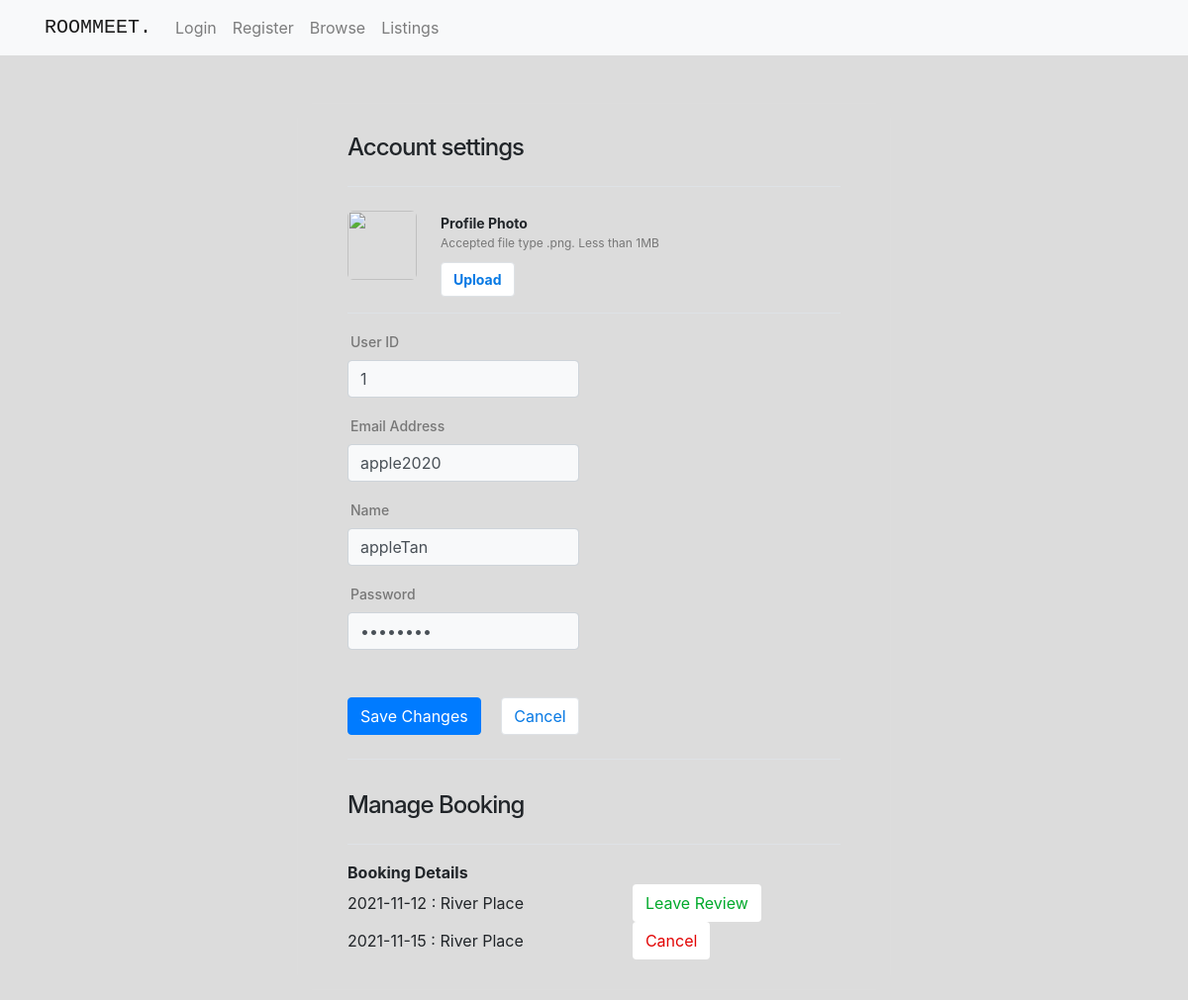
Page /sean2/profile2.php on the earlier database version.
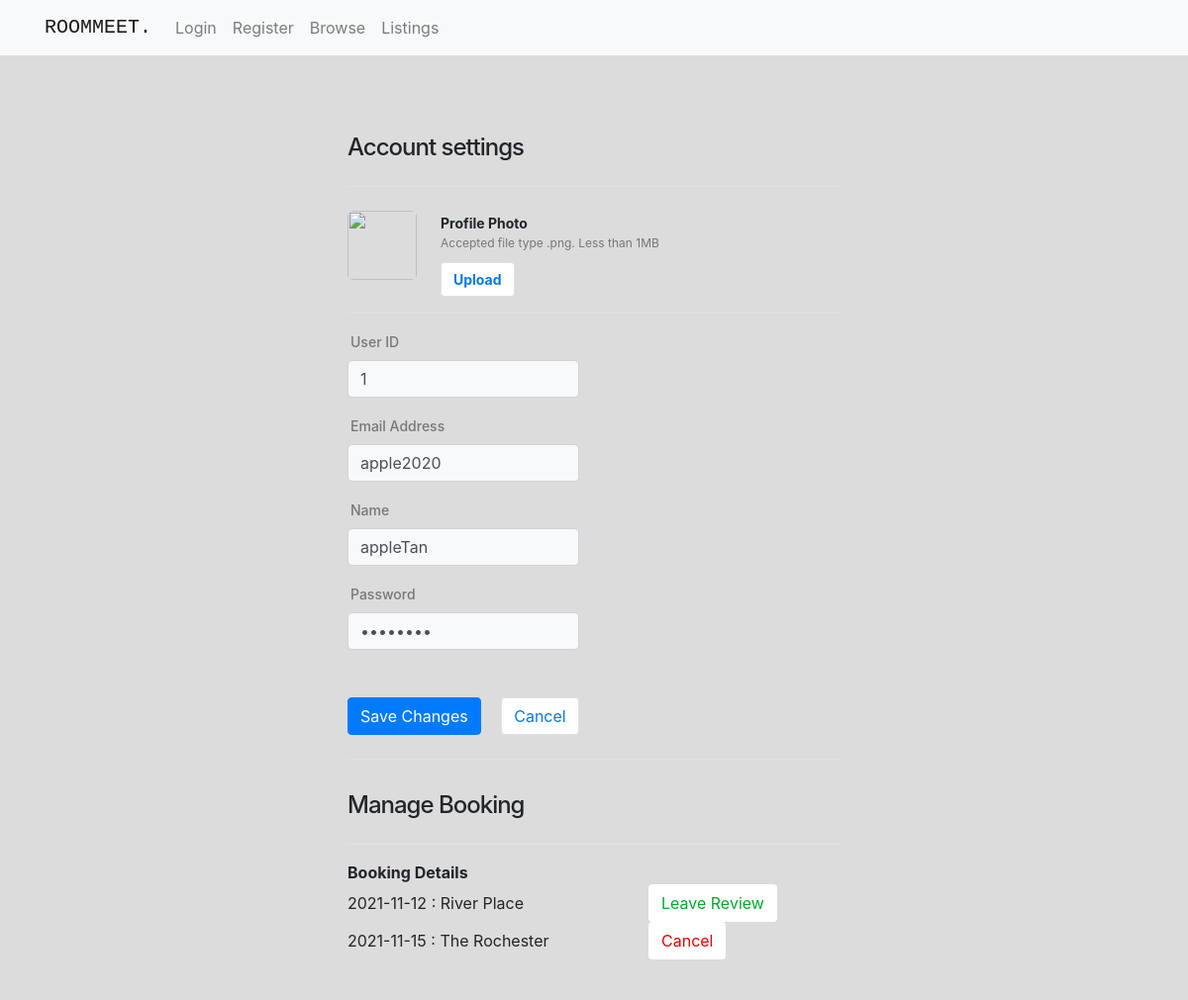
Same page on the later database version.
### tables this page shows
create table booking
(
	bookingId INT auto_increment primary key,
    userId INT NOT NULL,
    listingId INT NOT NULL,
	bookingDate date NOT NULL,
    bookingDetails varchar(50) NOT NULL,

    CONSTRAINT fk_lisitingId2 FOREIGN KEY(listingId) REFERENCES listing(listingId),
    CONSTRAINT fk_userId1 FOREIGN KEY(userId) REFERENCES user(userId)
	 
);

create table listing  (
    listingId integer auto_increment primary key,
    name varchar(100),
    price int,
    imageUrl varchar(300),
    address varchar(100),
    type varchar(30),
    size int,
    bedRooms int, 
    bathRooms int,
    booked varchar(30),
    capacity int,
    region varchar(50),
    longitude varchar(50),
    latitude varchar(50)
);

### sean2/server/model/BookingDAO.php (called while the page is built, shortened)
<?php
class BookingDAO {
    public function getBookings($userId) {
        $connMgr = new ConnectionManager();
        $conn = $connMgr->connect();
        $sql = "SELECT
                    *
                FROM booking
                WHERE userId = :userId";
        $stmt = $conn->prepare($sql);
        $stmt->bindParam(':userId', $userId, PDO::PARAM_INT);
        $stmt->execute();
        $stmt->setFetchMode(PDO::FETCH_ASSOC);
        $bookings = [];
        while( $row = $stmt->fetch() ) {
            $bookings[] =
                new Booking(
                    $row['bookingId'],
                    $row['userId'],
                    $row['listingId'],
                    $row['bookingDate'],
                    $row['bookingDetails']
                );
        }
        return $bookings;
    }
}
?>

### sean2/server/model/Booking.php (called while the page is built, shortened)
<?php
class Booking {
    private $bookingDate;
    public function __construct($bookingId, $userId, $listingId, $bookingDate, $bookingDetails) {
        $this->bookingDate = $bookingDate;
    }
    public function getBookingDate() {
        return $this->bookingDate;
    }
}
?>

### sean2/server/model/ListingDAO.php (called while the page is built, shortened)
<?php
class ListingDAO {
    public function get($id) {
        $connMgr = new ConnectionManager();
        $conn = $connMgr->connect();
        $sql = "SELECT
                    *
                FROM listing
                WHERE
                listingId = :id";
        $stmt = $conn->prepare($sql);
        $stmt->bindParam(':id', $id, PDO::PARAM_INT);
        $stmt->execute();
        $stmt->setFetchMode(PDO::FETCH_ASSOC);
        $listing_object = null;
        if( $row = $stmt->fetch() ) {
            $listing_object =
                new Listing(
                    $row['listingId'],
                    $row['name'],
                    $row['price'],
                    $row['imageUrl'],
                    $row['address'],
                    $row['type'],
                    $row['size'],
                    $row['bedRooms'],
                    $row['bathRooms'],
                    $row['booked'],
                    $row['capacity'],
                    $row['region'],
                    $row['longitude'],
                    $row['latitude']
                );
        }
        return $listing_object;
    }
}
?>

### sean2/server/model/Listing.php (called while the page is built, shortened)
<?php
class Listing {
    private $name;
    public function __construct($id, $name, $price, $imageUrl, $address, $type, $size, $bedRooms, $bathRooms, $booked, $capacity, $region, $longitude, $latitude) {
        $this->name = $name;
    }
    public function getName() {
        return $this->name;
    }
}
?>

### sean2/profile2.php (the view, shortened to what the changed rows need)
<?php
    require_once("server/model/Booking.php");
    require_once("server/model/BookingDAO.php");
    require_once("server/model/Listing.php");
    require_once("server/model/ListingDAO.php");
    $bookingDAO = new BookingDAO();
    $listingDAO = new ListingDAO();
    $bookings = $bookingDAO->getBookings(1);
?>
<!DOCTYPE html>
<html lang="en">
<head>
    <link rel="stylesheet" href="stylesheets/profile.css">
    <link rel="stylesheet" href="stylesheets/main.css">
    <link href="//maxcdn.bootstrapcdn.com/bootstrap/4.1.1/css/bootstrap.min.css" rel="stylesheet" id="bootstrap-css">
</head>
<body>
    <div class="wrapper mt-sm-5 ">
                <div class="pt-2">
                    <table class="w-100">
                        <tr>
                            <th>Booking Details</th><th></th>
                        </tr>
                          <?php
                            foreach($bookings as $booking){
                              echo "<tr>";
                              echo "<td>".$booking->getBookingDate()." : ".$listingDAO->get($booking->getListingId())->getName()."</td>";
                              if($booking->getBookingDate()>date("Y-m-d")){
                                echo "<td><button class='btn danger ml-auto'>Cancel</button></td>";
                              }else{
                                echo "<td><button class='btn success ml-auto' onclick='review()'>Leave Review</button></td>";
                              }
                              echo "</tr>";
                            }
                          ?>
                    </table>
                </div>
            </div>
</body>
</html>

Differences in the rows shown:
changed booking: listingId.name "River Place" → "The Rochester"
